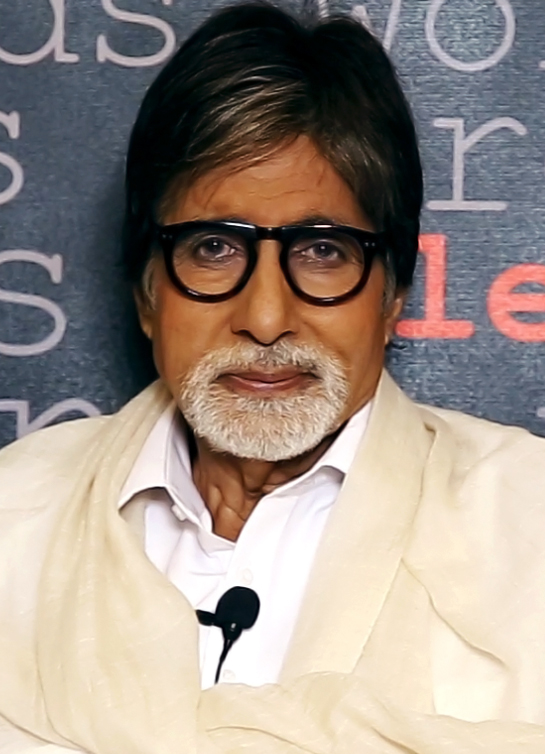
#> input picture Final Code/training/amitabh.jpg, 545 x 754 px, found by its file name; its folder holds 4 pictures in this run
$ python face_recognition.py
#> lines starting #> are read from the running program, lines starting #| are printed output that depends on the picture
import numpy as np
import cv2
import os

#face_cascade_Haar=cv2.CascadeClassifier('C:\\Users\\nic 005\\Downloads\\opencv\\sources\\data\\haarcascades\\haarcascade_frontalface_default.xml')
#face_cascade_LBP=cv2.CascadeClassifier('C:\\Users\\nic 005\\Downloads\\opencv\\sources\\data\\lbpcascades\\lbpcascade_frontalface.xml')

subjects=["","amitabh","modi","parmendera sir","virat"]

def face_detection(img):
    gray = cv2.cvtColor(img, cv2.COLOR_BGR2GRAY)
    face_cascade_Haar=cv2.CascadeClassifier('C:\\Users\\nic 005\\Downloads\\opencv\\sources\\data\\haarcascades\\haarcascade_frontalface_default.xml')
    faces = face_cascade_Haar.detectMultiScale(gray,scaleFactor=1.3,minNeighbors=5)
    if(len(faces)==0):
        return None, None
    (x,y,w,h)=faces[0]
    return gray[y:y+w, x:x+h], faces[0]
'''
def prep_training_data(path):
    dirs=os.listdir(path)
    faces=[]
    labels=[]
    k=0
    for dir_names in dirs:
        label=k+1
        subject_dir_path= path + "/" + dir_names
        subject_images_names= os.listdir(subject_dir_path)
        for image_name in subject_images_names:
            if image_name.startswith("."):
                continue
            image=cv2.imread(subject_dir_path+ "/" + image_name)
            cv2.imshow("Training on image...", cv2.resize(image, (400, 500)))
            cv2.waitKey(100)
            face, rect = face_detection(image)
            if face is not None:
                faces.append(face)
                labels.append(int(label))
        k=k+1
    return faces,labels
    '''
def prep_training_data(path):
#> called with path = 'testing\\training\\'
    dirs=os.listdir(path)
    faces=[]
    labels=[]
    k=0
    for dir_names in dirs:
        label=k+1
        subject_dir_path= path + "/" + dir_names
        if subject_dir_path.startswith("."):
            continue
        image=cv2.imread(subject_dir_path)
#> image is the input picture: shape (754, 545, 3); mean B, G, R 133.6, 142.9, 155.5
        cv2.imshow("Training on image...", cv2.resize(image, (400, 500)))
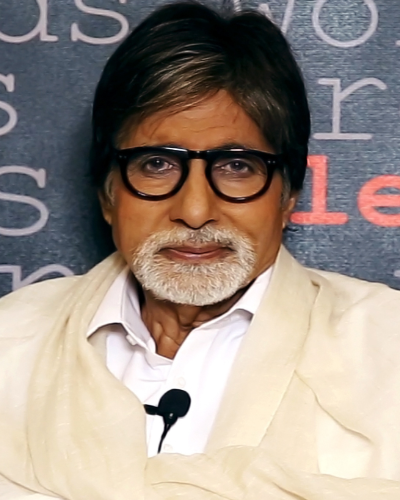
#> window 'Training on image...': shape (500, 400, 3); mean B, G, R 133.5, 142.8, 155.4
        cv2.waitKey(100)
        face, rect = face_detection(image)
#> in face_detection, `gray = cv2.cvtColor(img, cv2.COLOR_BGR2GRAY)`:
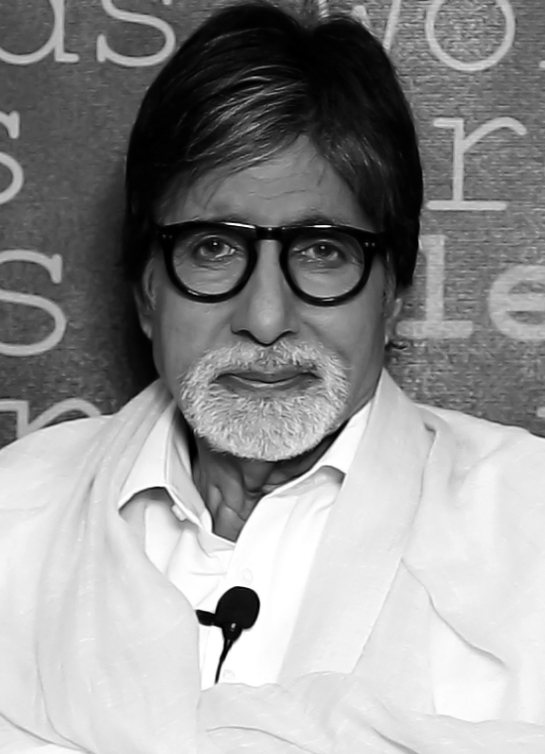
#> gray: shape (754, 545); min 0, max 255, mean 145.6
#> in face_detection, `faces = face_cascade_Haar.detectMultiScale(gray,scaleFactor=1.3,minNei..`: faces = [[113, 127, 313, 313]]
#> in face_detection, `(x,y,w,h)=faces[0]`: x = 113; y = 127; w = 313
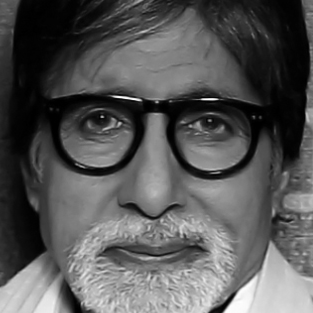
#> face: shape (313, 313); min 0, max 255, mean 86.6
#> rect = [113, 127, 313, 313]
        if face is not None:
            faces.append(face)
            labels.append(int(label))
        k=k+1
#> pass 2 of the loop in prep_training_data, `for dir_names in dirs:`:
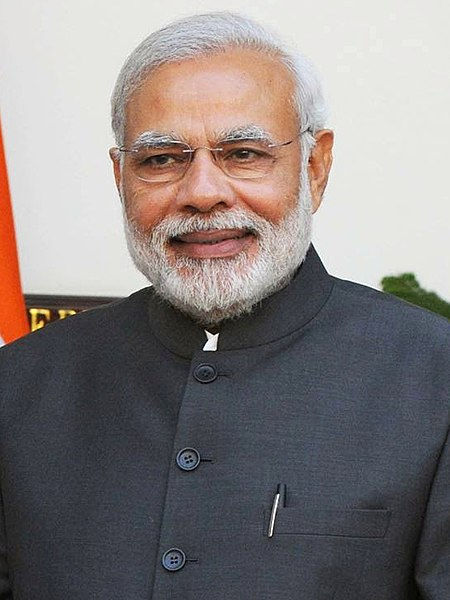
#> input picture Final Code/training/modi.jpg, 450 x 600 px, found by its file name
#> in prep_training_data, image is the input picture: shape (600, 450, 3); mean B, G, R 127, 127.7, 134.1
#> in face_detection (call 2), `gray = cv2.cvtColor(img, cv2.COLOR_BGR2GRAY)`:
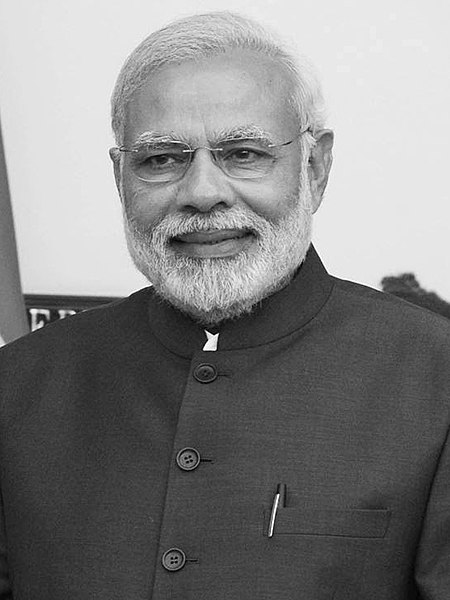
#> gray: shape (600, 450); min 0, max 255, mean 129.5
#> faces = [[84, 68, 235, 235]]
#> x = 84; y = 68; w = 235
#> in prep_training_data, `face, rect = face_detection(image)`:
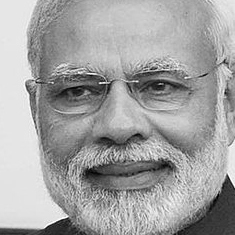
#> face: shape (235, 235); min 0, max 255, mean 162.4
#> rect = [84, 68, 235, 235]
#> pass 3 of the loop in prep_training_data, `for dir_names in dirs:`:
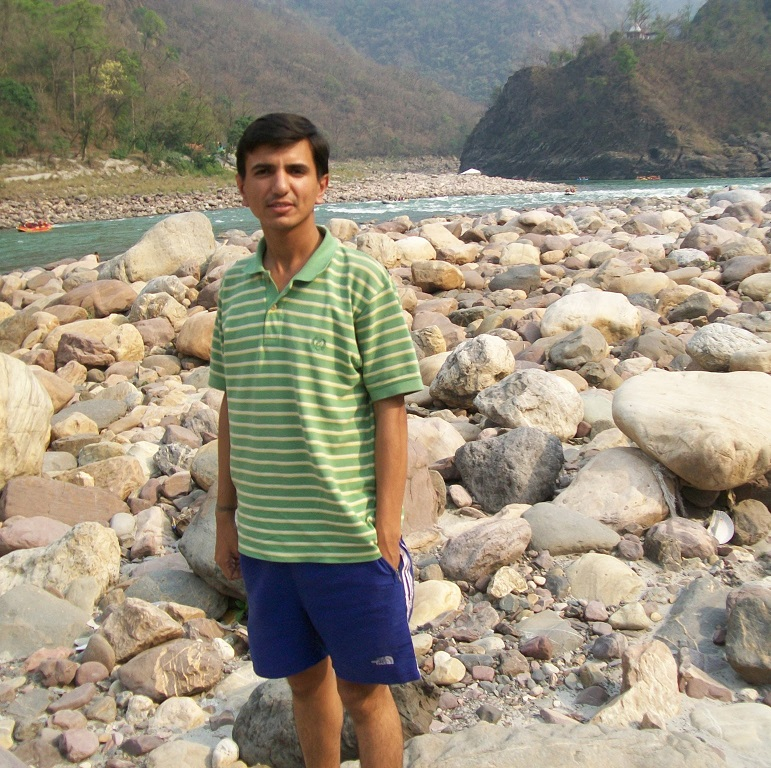
#> input picture Final Code/training/parmendra sir.JPG, 771 x 768 px, found by its file name
#> in prep_training_data, image is the input picture: shape (768, 771, 3); mean B, G, R 126.2, 144.3, 153.1
#> in face_detection (call 3), `gray = cv2.cvtColor(img, cv2.COLOR_BGR2GRAY)`:
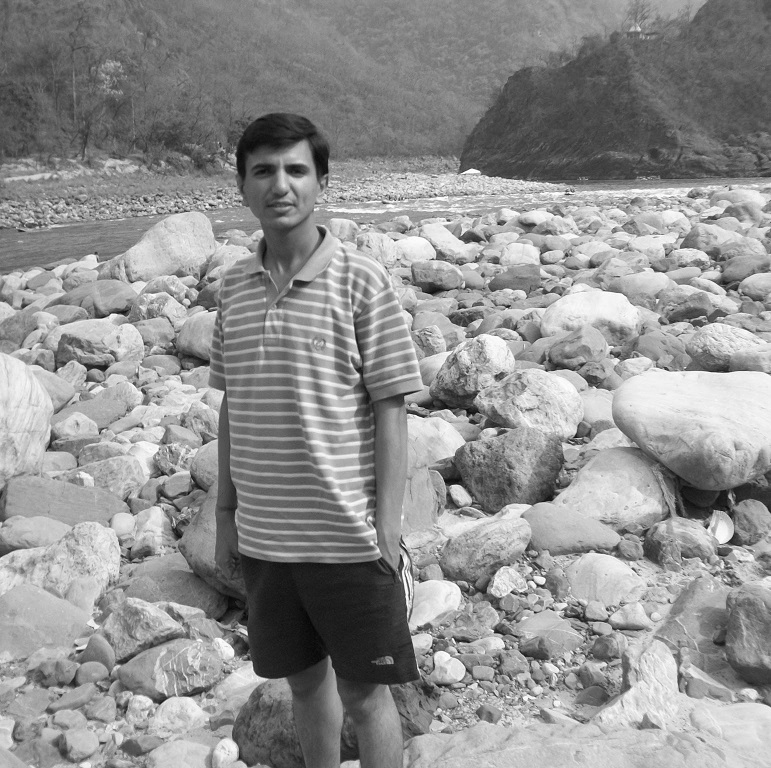
#> gray: shape (768, 771); min 4, max 255, mean 144.9
#> faces = [[235, 136, 90, 90]]
#> x = 235; y = 136; w = 90
#> in prep_training_data, `face, rect = face_detection(image)`:
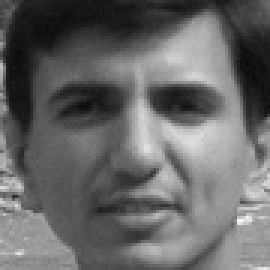
#> face: shape (90, 90) (shown 3 times larger); min 8, max 249, mean 103.1
#> rect = [235, 136, 90, 90]
#> the loop made 4 passes; the first 3 are shown
    return faces,labels

def draw_rectangle(img, rect):
    (x, y, w, h) = rect
    cv2.rectangle(img, (x, y), (x+w, y+h), (0, 255, 0), 2)

def draw_text(img, text, x, y):
    cv2.putText(img, text, (x, y), cv2.FONT_HERSHEY_COMPLEX_SMALL, 1.5, (0, 255, 0), 2)

def predict(test_img):
    img=test_img.copy()
    face, rect=face_detection(img)
    label, confidence=face_recognizer.predict(face)
    print('confidence of prediction for '+subjects[label]+' is ',confidence)
    label_name=subjects[label]
    draw_rectangle(test_img,rect)
    draw_text(test_img, label_name, rect[0], rect[1]-5)
    ##the predicted image
    name=subjects[label]
    cv2.imshow("name",cv2.resize(test_img,(400,500)))
    cv2.waitKey(0)
    cv2.destroyAllWindows()
    #return test_img

def test_prediction(path):
#> (the run stopped early here; a loop or call above may not have finished)
